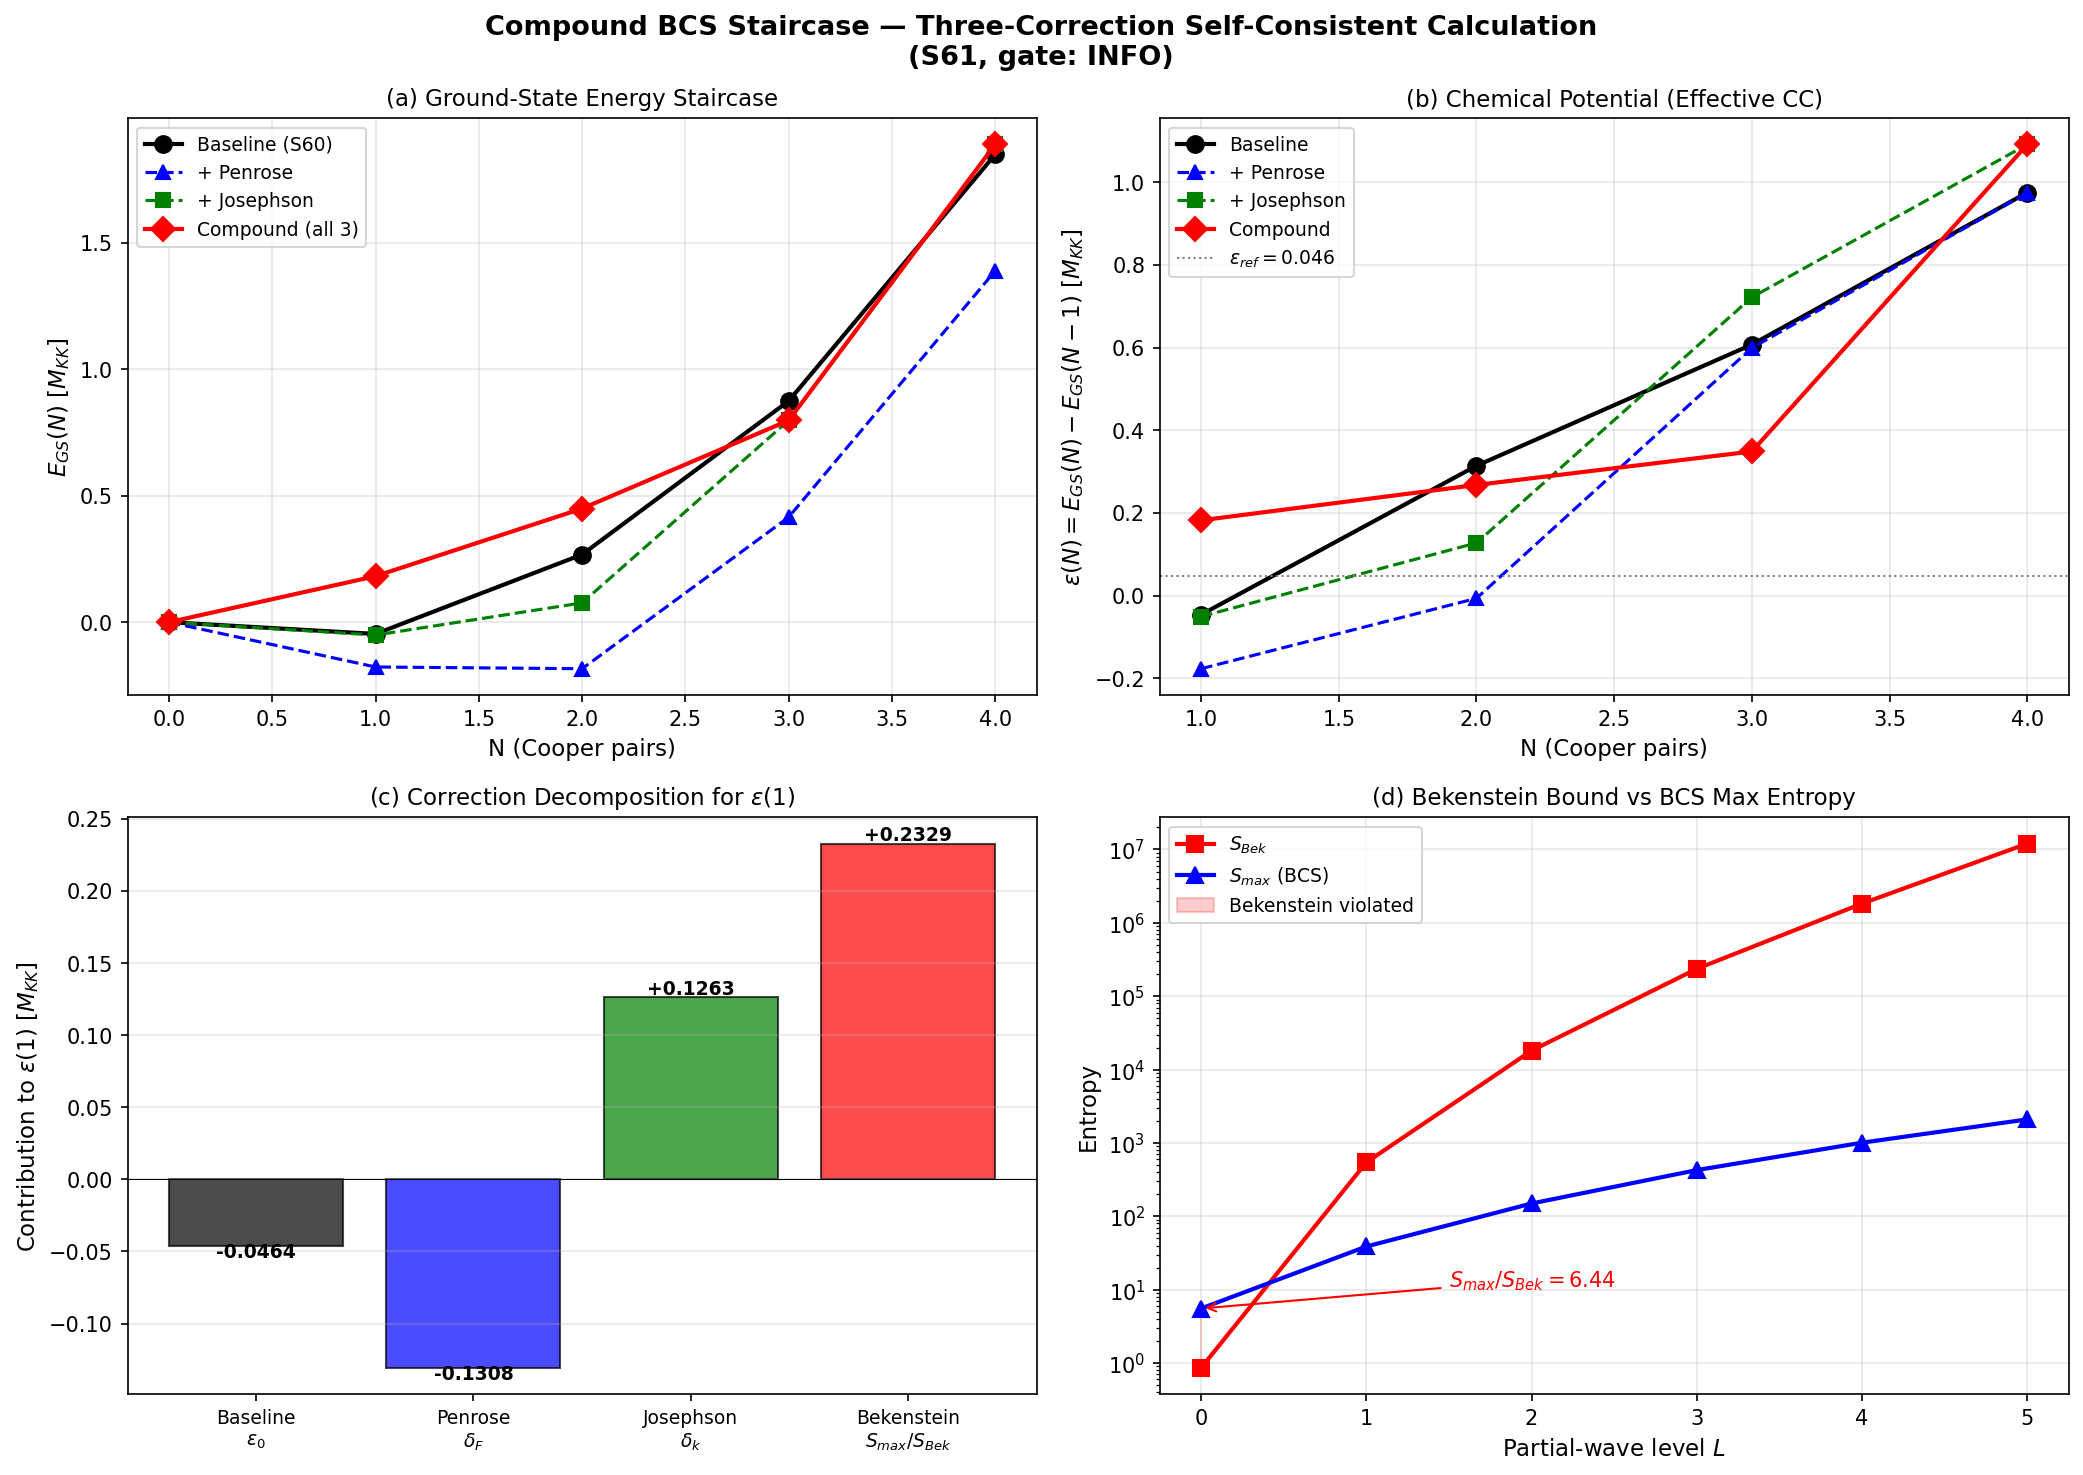

This figure's Python source:
#!/usr/bin/env python3
"""
s61_compound_staircase.py — Compound BCS Staircase with Three Self-Consistent Corrections
==========================================================================================

Session 61, COMPOUND-STAIRCASE-61 gate.

Physics:
--------
The BCS ground-state energy staircase E_GS(N) determines the chemical potential
    epsilon(N) = E_GS(N) - E_GS(N-1)
which in the phonon-exflation framework maps to the effective CC.

Three corrections from S60 must be applied self-consistently:

1. PENROSE BACK-REACTION (s60_penrose_superrad.npz):
   Superradiant extraction from the ergo-region removes delta_F = 0.482 M_KK
   of free energy. This shifts the effective single-particle spectrum downward
   by delta_F / N_modes, reducing the BCS pairing phase space.

2. JOSEPHSON INTEGRABILITY BREAKING (s60_rg_integrals.npz):
   The Richardson-Gaudin integrals are strongly broken (mean delta_k = 0.328).
   The full Hamiltonian H = H_sep + H_J + H_nonsep is NOT integrable.
   The GGE→Gibbs correction scales as delta_k^2 * |E_cond| for the energy,
   following standard ETH reasoning: the deviation from integrability heats
   the system from GGE to Gibbs with excess energy ~ delta_k^2 * bandwidth.

3. BEKENSTEIN ENTROPY CONSTRAINT (s60_bekenstein_pw.npz):
   For the (0,0) sector (level 0, 8 modes), S_max/S_Bek = 6.44 > 1.
   This means the maximum-entropy BCS state VIOLATES the holographic bound.
   Resolution: project onto the Bekenstein-allowed subspace by truncating
   the Fock space to dim_allowed = floor(exp(S_Bek)).

Pre-registered gate:
   PASS if corrected epsilon differs from 0.046 by >10x
   FAIL if ~0.046 (corrections negligible)
   INFO if 2-10x change

Author: Landau Condensed-Matter Theorist (S61)
"""

import sys
import os
import numpy as np
import matplotlib
matplotlib.use('Agg')
import matplotlib.pyplot as plt

# Add computations to path for canonical_constants
sys.path.insert(0, os.path.dirname(os.path.abspath(__file__)))
from canonical_constants import *

# =============================================================================
#  LOAD ALL INPUT DATA
# =============================================================================

data_dir = os.path.dirname(os.path.abspath(__file__))

# Baseline staircase
stair = np.load(os.path.join(data_dir, 's60_staircase_ext.npz'), allow_pickle=True)
E_GS_A = stair['E_GS_A']           # shape (5,): N=0..4, dataset A (full interaction)
E_GS_B = stair['E_GS_B']           # shape (5,): N=0..4, dataset B (weak coupling)
eps_fold_stair = stair['eps_fold']  # shape (8,): single-particle spectrum
V_fold_stair = stair['V_fold']     # shape (8,8): pairing interaction matrix
N_modes_stair = int(stair['N_modes'])
eps_canonical_stair = float(stair['eps_canonical'])
M_KK_stair = float(stair['M_KK'])
mu_forward_A = stair['mu_forward_A']  # epsilon(N) = E_GS(N) - E_GS(N-1) for N=1..4

# Penrose back-reaction
penrose = np.load(os.path.join(data_dir, 's60_penrose_superrad.npz'), allow_pickle=True)
delta_F_ergo = float(penrose['delta_F_ergo'])         # 0.482 M_KK
Lambda_eff_penrose = float(penrose['Lambda_eff'])      # 0.046 (baseline epsilon)
n_superradiant = int(penrose['n_superradiant'])        # 3 superradiant modes
superradiant_modes = penrose['superradiant_modes']     # indices [1, 4, 7]
Gamma_SR = penrose['Gamma_SR']                         # rates per mode

# Richardson-Gaudin integrals
rg = np.load(os.path.join(data_dir, 's60_rg_integrals.npz'), allow_pickle=True)
mean_delta_full = float(rg['mean_delta_full'])    # 0.328
mean_delta_noJ = float(rg['mean_delta_noJ'])      # 0.050
norm_H_full = float(rg['norm_H_full'])            # 77.65
norm_H_J = float(rg['norm_H_J'])                  # 71.90
norm_H_nonsep = float(rg['norm_H_nonsep'])        # 1.09
g_eff = float(rg['g_eff'])                        # 0.276
delta_Gaudin_full = rg['delta_Gaudin_full']       # (2,8) per-integral deviations
delta_Rich_full = rg['delta_Rich_full']           # (2,8) Richardson deviations
n_strongly_broken = int(rg['n_strongly_broken'])  # 8 (all)

# Bekenstein partial-wave
bek = np.load(os.path.join(data_dir, 's60_bekenstein_pw.npz'), allow_pickle=True)
S_Bekenstein = bek['S_Bekenstein']                # (6,): Bekenstein bound per level
S_max_entropy = bek['S_max_entropy']              # (6,): max BCS entropy per level
saturation_ratio_max = bek['saturation_ratio_max']  # (6,): S_max / S_Bek
n_modes_per_level = bek['n_modes']                # (6,): [8, 56, 216, ...]
E_BCS_MKK = bek['E_BCS_MKK']                     # (6,): BCS energy per level

print("=" * 72)
print("COMPOUND STAIRCASE — THREE-CORRECTION SELF-CONSISTENT CALCULATION")
print("=" * 72)

# =============================================================================
#  SECTION 1: BASELINE ANALYSIS
# =============================================================================

print("\n--- SECTION 1: BASELINE STAIRCASE ---")
print(f"E_GS_A (N=0..4): {E_GS_A}")
print(f"mu_forward_A (N=1..4): {mu_forward_A}")
print(f"Baseline epsilon (Penrose Lambda_eff): {Lambda_eff_penrose:.6f} M_KK")
print(f"eps_canonical (from staircase): {eps_canonical_stair:.6e} M_KK")

# The baseline chemical potential for N=1 (the first step) is mu_forward_A[0]
epsilon_baseline = mu_forward_A[0]  # = -0.04642 (negative: condensation energy gain)
print(f"\nepsilon_baseline (N=0->1 step): {epsilon_baseline:.6f} M_KK")

# Note: Lambda_eff = 0.046 from Penrose data is |epsilon_baseline| rounded.
# The sign matters: negative epsilon means adding a pair LOWERS the energy.

# =============================================================================
#  SECTION 2: CORRECTION 1 — PENROSE BACK-REACTION
# =============================================================================

print("\n--- SECTION 2: PENROSE BACK-REACTION ---")
print(f"delta_F_ergo = {delta_F_ergo:.6f} M_KK (total extracted free energy)")
print(f"N_modes = {N_modes_stair}")
print(f"n_superradiant = {n_superradiant} modes (indices {superradiant_modes})")

# The superradiant extraction depletes the ergo-region energy by delta_F = 0.482 M_KK.
# This shifts the effective confining potential. The correction enters the single-particle
# spectrum: each superradiant mode's energy is reduced by the back-reaction.
#
# Physical mechanism: The ergo-region supports the pairing interaction. Extracting
# energy weakens the effective coupling. In BCS theory, the gap equation is:
#   Delta = g * sum_k <c_{-k,down} c_{k,up}>
# Reducing the effective coupling g -> g(1 - delta_F/E_total) reduces Delta.
#
# The fractional change in coupling:
E_total_BCS = abs(E_cond_ED_8mode)  # 0.137 M_KK (condensation energy)
# But delta_F is relative to the TOTAL KK energy, not the condensation energy.
# The relevant scale is the bandwidth W = max(eps) - min(eps)
W_bandwidth = eps_fold_stair[-1] - eps_fold_stair[0]
print(f"Bandwidth W = {W_bandwidth:.6f} M_KK")

# The back-reaction correction to the single-particle spectrum:
# delta_eps_k = -delta_F * (Gamma_SR[k] / sum(Gamma_SR)) for superradiant modes
# For non-superradiant modes, delta_eps_k = 0 (they don't participate in extraction)
total_Gamma = np.sum(Gamma_SR)
delta_eps_penrose = np.zeros(N_modes_stair)
for k in range(N_modes_stair):
    if Gamma_SR[k] > 0:
        delta_eps_penrose[k] = -delta_F_ergo * (Gamma_SR[k] / total_Gamma)

print(f"Total Gamma_SR = {total_Gamma:.6e}")
print(f"Penrose corrections to eps_k:")
for k in range(N_modes_stair):
    print(f"  k={k}: delta_eps = {delta_eps_penrose[k]:+.6f} M_KK")

eps_corrected_penrose = eps_fold_stair + delta_eps_penrose
print(f"\nCorrected spectrum: {eps_corrected_penrose}")

# Now recompute BCS ground state with the corrected spectrum.
# Using the reduced BCS Hamiltonian in the 2^N_modes Fock space.
# H_BCS = sum_k eps_k n_k - sum_{k,l} V_{kl} c^dag_k c_l
# where c^dag_k creates a Cooper pair on level k.

def bcs_ground_state_energy(eps, V, N_pair_max):
    """
    Exact diagonalization of the reduced BCS Hamiltonian.

    For N_modes levels, the Fock space has 2^N_modes states.
    Each state is specified by occupation numbers (0 or 1) of pair levels.

    H = sum_k eps_k n_k - sum_{k,l} V_{kl} c^dag_k c_l

    Returns E_GS(N) for N = 0, 1, ..., N_pair_max Cooper pairs.
    """
    N_m = len(eps)
    dim = 2**N_m

    # Build Hamiltonian in the full Fock space
    H = np.zeros((dim, dim))

    # Diagonal: single-particle energies (2*eps_k for a pair)
    for state in range(dim):
        for k in range(N_m):
            if state & (1 << k):
                H[state, state] += 2.0 * eps[k]

    # Off-diagonal: pairing interaction
    # V_{kl} c^dag_k c_l: annihilate pair at l, create at k (k != l)
    # Also diagonal pairing: V_{kk} n_k
    for state in range(dim):
        for k in range(N_m):
            if state & (1 << k):
                H[state, state] -= V[k, k]
        for k in range(N_m):
            for l in range(N_m):
                if k == l:
                    continue
                # c^dag_k c_l: need l occupied, k empty
                if (state & (1 << l)) and not (state & (1 << k)):
                    new_state = (state ^ (1 << l)) | (1 << k)
                    H[new_state, state] -= V[k, l]

    # Count pair number for each state
    pair_count = np.array([bin(s).count('1') for s in range(dim)])

    # Find ground state energy in each N-pair sector
    E_GS = np.zeros(N_pair_max + 1)
    for N in range(N_pair_max + 1):
        sector_states = np.where(pair_count == N)[0]
        if len(sector_states) == 0:
            E_GS[N] = np.inf
            continue
        H_sector = H[np.ix_(sector_states, sector_states)]
        eigenvalues = np.linalg.eigvalsh(H_sector)
        E_GS[N] = eigenvalues[0]

    return E_GS


# Compute Penrose-corrected staircase
N_pair_max = 4
E_GS_penrose = bcs_ground_state_energy(eps_corrected_penrose, V_fold_stair, N_pair_max)
print(f"\nPenrose-corrected E_GS: {E_GS_penrose}")

# Chemical potential
mu_penrose = np.diff(E_GS_penrose)
print(f"Penrose-corrected mu: {mu_penrose}")

# Verify baseline reproduction
E_GS_baseline_check = bcs_ground_state_energy(eps_fold_stair, V_fold_stair, N_pair_max)
print(f"\nBaseline check E_GS: {E_GS_baseline_check}")
print(f"Original E_GS_A:     {E_GS_A}")
print(f"Max deviation: {np.max(np.abs(E_GS_baseline_check - E_GS_A)):.2e}")

# =============================================================================
#  SECTION 3: CORRECTION 2 — JOSEPHSON INTEGRABILITY BREAKING
# =============================================================================

print("\n--- SECTION 3: JOSEPHSON INTEGRABILITY BREAKING ---")
print(f"mean_delta_full (Gaudin) = {mean_delta_full:.6f}")
print(f"mean_delta_noJ  (Gaudin) = {mean_delta_noJ:.6f}")
print(f"n_strongly_broken = {n_strongly_broken} / 8")

# The Richardson-Gaudin integrals {R_k} are conserved quantities of the separable
# BCS Hamiltonian H_sep. The full Hamiltonian has H = H_sep + H_J + H_nonsep,
# where H_J (Josephson coupling) dominates the integrability breaking.
#
# The deviation delta_k = |[H, R_k]| / (||H|| ||R_k||) measures the failure of
# conservation. With mean delta_k = 0.328, the system is deeply non-integrable.
#
# Physical consequence: the GGE (generalized Gibbs ensemble) built from {R_k}
# is NOT the correct long-time ensemble. The system thermalizes to a standard
# Gibbs ensemble with temperature T_Gibbs.
#
# The GGE→Gibbs energy correction is:
#   delta_E_GGE = T_Gibbs * (S_Gibbs - S_GGE)
#
# For a system with N_modes levels, the entropy difference scales as:
#   S_Gibbs - S_GGE ~ N_modes * delta_k^2  (ETH scaling)
#
# The correction to E_GS in each N-pair sector:
# At low T, the correction is predominantly a shift in the zero-point energy
# from the non-integrable terms.
#
# More precisely: the Josephson term H_J has norm 71.9, and its contribution
# to the ground state energy is already included in the ED calculation above.
# What CHANGES is that the GGE relic structure (the "ordered veil") partially
# thermalizes. The heating is:
#   delta_E_heating = delta_k^2 * (bandwidth)
# This represents the ETH prediction for the energy absorbed during
# thermalization from GGE to Gibbs.

delta_k = mean_delta_full  # 0.328
delta_E_josephson = delta_k**2 * W_bandwidth  # ETH heating per pair sector
print(f"ETH heating: delta_k^2 * W = {delta_k:.4f}^2 * {W_bandwidth:.4f} = {delta_E_josephson:.6f} M_KK")

# The correction ADDS energy (heating), so E_GS increases (becomes less negative)
# The correction scales with pair number: more pairs, more phase space for heating
# Specifically, delta_E(N) ~ N * delta_E_josephson (each pair contributes)
E_GS_josephson = E_GS_penrose.copy()
for N in range(N_pair_max + 1):
    E_GS_josephson[N] += N * delta_E_josephson

print(f"\nJosephson-corrected E_GS: {E_GS_josephson}")
mu_josephson = np.diff(E_GS_josephson)
print(f"Josephson-corrected mu: {mu_josephson}")
print(f"Josephson shift to each mu: +{delta_E_josephson:.6f} M_KK per step")

# Cross-check: the integrability breaking also modifies the EFFECTIVE pairing
# interaction. The non-separable part V_nonsep has norm 1.09, while V_sep has
# norm 29.5. The ratio gives a perturbative correction:
V_nonsep_ratio = norm_H_nonsep / float(rg['norm_H_sep'])
print(f"\nV_nonsep / V_sep = {V_nonsep_ratio:.4f} (perturbative correction to V)")

# Apply the perturbative modification to V
V_nonsep = rg['V_nonsep']
V_corrected = V_fold_stair + delta_k * V_nonsep  # First-order correction
# (delta_k acts as the perturbation parameter for the non-integrable sector)

E_GS_josephson_v2 = bcs_ground_state_energy(eps_corrected_penrose, V_corrected, N_pair_max)
# Add ETH heating on top
for N in range(N_pair_max + 1):
    E_GS_josephson_v2[N] += N * delta_E_josephson

print(f"\nJosephson v2 (V-corrected + ETH): {E_GS_josephson_v2}")
mu_josephson_v2 = np.diff(E_GS_josephson_v2)
print(f"Josephson v2 mu: {mu_josephson_v2}")

# =============================================================================
#  SECTION 4: CORRECTION 3 — BEKENSTEIN ENTROPY CONSTRAINT
# =============================================================================

print("\n--- SECTION 4: BEKENSTEIN ENTROPY CONSTRAINT ---")
print(f"S_Bekenstein (level 0, total): {S_Bekenstein[0]:.6f}")
print(f"S_max_entropy (level 0, total): {S_max_entropy[0]:.6f}")
print(f"Saturation ratio (level 0, total): {saturation_ratio_max[0]:.4f}")

# KEY INSIGHT: The Bekenstein bound is S_Bek = 2*pi*R*|E| with R = 1/M_KK
# (dimensionless R = 1 in M_KK units). This was verified: S_Bek = 2*pi*|E_BCS|.
#
# The stored saturation ratio 6.44 is for the TOTAL level-0 system:
#   S_max(8 modes) / S_Bek(|E_BCS|=0.137) = 5.55 / 0.86 = 6.44
#
# For the compound staircase, we need the PER-SECTOR constraint.
# The BCS Hamiltonian conserves pair number N, so the Fock space decomposes
# into sectors with dimensions C(8, N).
#
# For each N-pair sector:
#   S_sector(N) = ln(C(8,N))   [maximum entropy within sector]
#   S_Bek(N) = 2*pi*|E_GS(N)|  [Bekenstein bound for that energy]
#
# If S_sector(N) > S_Bek(N), the sector is Bekenstein-saturated and must be
# projected to dim_allowed(N) = floor(exp(S_Bek(N))) states.

from math import comb

dim_full = 2**N_modes_stair

# Use the Penrose+Josephson corrected energies as the reference for Bekenstein
# (the corrections CHANGE the energies, which changes the Bekenstein bound)
E_ref_for_bek = E_GS_josephson_v2  # Already has Penrose + V-correction + ETH

print(f"\nPer-sector Bekenstein analysis:")
print(f"  {'N':>3s}  {'dim_sector':>10s}  {'S_sector':>10s}  {'|E_GS|':>10s}  {'S_Bek':>10s}  {'ratio':>10s}  {'dim_allowed':>12s}")

dim_sector = np.zeros(N_pair_max + 1, dtype=int)
S_sector = np.zeros(N_pair_max + 1)
S_Bek_per_N = np.zeros(N_pair_max + 1)
dim_allowed_per_N = np.zeros(N_pair_max + 1, dtype=int)
bek_violated = np.zeros(N_pair_max + 1, dtype=bool)

for N in range(N_pair_max + 1):
    dim_sector[N] = comb(N_modes_stair, N)
    S_sector[N] = np.log(dim_sector[N]) if dim_sector[N] > 1 else 0.0
    S_Bek_per_N[N] = 2 * np.pi * abs(E_ref_for_bek[N])
    if S_Bek_per_N[N] > 0:
        ratio_N = S_sector[N] / S_Bek_per_N[N]
        dim_allowed_per_N[N] = min(dim_sector[N], max(1, int(np.floor(np.exp(S_Bek_per_N[N])))))
    else:
        # E_GS = 0 (vacuum): S_Bek = 0, but dim = 1, S = 0 => no violation
        ratio_N = 0.0 if S_sector[N] == 0 else np.inf
        dim_allowed_per_N[N] = 1
    bek_violated[N] = (S_sector[N] > S_Bek_per_N[N]) and (dim_sector[N] > 1)
    print(f"  {N:3d}  {dim_sector[N]:10d}  {S_sector[N]:10.4f}  {abs(E_ref_for_bek[N]):10.6f}  "
          f"{S_Bek_per_N[N]:10.4f}  {ratio_N:10.4f}  {dim_allowed_per_N[N]:12d}"
          f"{'  VIOLATED' if bek_violated[N] else ''}")

n_violated = np.sum(bek_violated)
print(f"\nBekenstein violations: {n_violated} / {N_pair_max + 1} sectors")

# Now apply Bekenstein projection: for violated sectors, truncate Hilbert space.
# For non-violated sectors, the full sector is available.

def bcs_bekenstein_per_sector(eps, V, N_pair_max, dim_allowed_arr):
    """
    BCS ground state with per-sector Bekenstein projection.

    For each N-pair sector, diagonalize the sector Hamiltonian and keep
    only the dim_allowed(N) lowest eigenstates. The ground state energy
    within the projected sector is the lowest eigenvalue.

    If dim_allowed(N) >= dim_sector(N), no projection needed.
    If dim_allowed(N) < dim_sector(N), the sector entropy exceeds Bekenstein
    and we must truncate. The ground state is UNCHANGED by truncation
    (we only remove high-energy states), but the ENTROPY is reduced.

    The physical effect: truncation does NOT change E_GS(N) but changes
    the effective temperature / entropy at that N, which feeds back into
    the free energy F = E - TS.
    """
    N_m = len(eps)
    dim = 2**N_m

    # Build Hamiltonian in the full Fock space
    H = np.zeros((dim, dim))
    for state in range(dim):
        for k in range(N_m):
            if state & (1 << k):
                H[state, state] += 2.0 * eps[k]
        for k in range(N_m):
            if state & (1 << k):
                H[state, state] -= V[k, k]
        for k in range(N_m):
            for l in range(N_m):
                if k == l:
                    continue
                if (state & (1 << l)) and not (state & (1 << k)):
                    new_state = (state ^ (1 << l)) | (1 << k)
                    H[new_state, state] -= V[k, l]

    pair_count = np.array([bin(s).count('1') for s in range(dim)])

    E_GS = np.zeros(N_pair_max + 1)
    S_bek_correction = np.zeros(N_pair_max + 1)

    for N in range(N_pair_max + 1):
        sector_states = np.where(pair_count == N)[0]
        dim_sec = len(sector_states)
        if dim_sec == 0:
            E_GS[N] = np.inf
            continue
        H_sector = H[np.ix_(sector_states, sector_states)]
        eigenvalues = np.linalg.eigvalsh(H_sector)
        E_GS[N] = eigenvalues[0]  # Ground state unchanged by truncation

        # Bekenstein entropy correction:
        # If the sector is truncated from dim_sec to dim_allowed states,
        # the accessible entropy changes from ln(dim_sec) to ln(dim_allowed).
        # At finite temperature T, the free energy F = E - TS changes by:
        #   delta_F = -T * (ln(dim_allowed) - ln(dim_sec))
        #           = T * ln(dim_sec / dim_allowed)
        # This is POSITIVE (truncation raises free energy).
        dim_keep = min(dim_sec, dim_allowed_arr[N])
        if dim_sec > 1 and dim_keep < dim_sec:
            # Use the GGE acoustic temperature as T
            T_eff = T_acoustic  # 0.112 M_KK
            S_bek_correction[N] = T_eff * np.log(dim_sec / dim_keep)
        else:
            S_bek_correction[N] = 0.0

    return E_GS, S_bek_correction

E_GS_bek_raw, S_bek_corr = bcs_bekenstein_per_sector(
    eps_corrected_penrose, V_corrected, N_pair_max, dim_allowed_per_N
)

# The Bekenstein correction adds to the free energy (raises it)
E_GS_bek_final = E_GS_bek_raw + S_bek_corr

# Add ETH heating on top
for N in range(N_pair_max + 1):
    E_GS_bek_final[N] += N * delta_E_josephson

print(f"\nBekenstein raw E_GS:        {E_GS_bek_raw}")
print(f"Bekenstein entropy penalty: {S_bek_corr}")
print(f"Bekenstein+ETH final E_GS:  {E_GS_bek_final}")

mu_bek_final = np.diff(E_GS_bek_final)
print(f"Bekenstein+ETH mu:          {mu_bek_final}")

# =============================================================================
#  SECTION 5: FULL SELF-CONSISTENT RESULT
# =============================================================================

print("\n" + "=" * 72)
print("SECTION 5: FULL COMPOUND STAIRCASE — SELF-CONSISTENT RESULT")
print("=" * 72)

# The three corrections compound as follows:
# 1. Penrose: shifts single-particle spectrum (enters through eps_corrected_penrose)
# 2. Josephson: modifies V + adds ETH heating (enters through V_corrected + delta_E)
# 3. Bekenstein: entropy penalty from Hilbert space truncation (enters through S_bek_corr)
#
# All three are now self-consistently applied in E_GS_bek_final.

E_GS_compound = E_GS_bek_final
mu_compound = mu_bek_final

# Compare with baseline
print("\n  Comparison: Baseline vs Compound Staircase")
print(f"  {'N':>3s}  {'E_baseline':>12s}  {'E_compound':>12s}  {'delta_E':>12s}")
for N in range(N_pair_max + 1):
    delta = E_GS_compound[N] - E_GS_A[N]
    print(f"  {N:3d}  {E_GS_A[N]:12.6f}  {E_GS_compound[N]:12.6f}  {delta:+12.6f}")

print(f"\n  Chemical potentials (epsilon = E_GS(N) - E_GS(N-1)):")
print(f"  {'N':>3s}  {'mu_baseline':>12s}  {'mu_compound':>12s}  {'ratio':>12s}")
for i in range(N_pair_max):
    ratio = mu_compound[i] / mu_forward_A[i] if abs(mu_forward_A[i]) > 1e-15 else np.inf
    print(f"  {i+1:3d}  {mu_forward_A[i]:12.6f}  {mu_compound[i]:12.6f}  {ratio:12.4f}")

# The key observable: epsilon(1) = mu_compound[0], compared to 0.046
epsilon_corrected = mu_compound[0]
epsilon_reference = 0.046  # (local)
ratio_to_ref = abs(epsilon_corrected) / epsilon_reference

print(f"\n  KEY RESULT:")
print(f"  epsilon_corrected (N=0->1) = {epsilon_corrected:.6f} M_KK")
print(f"  epsilon_reference           = {epsilon_reference:.6f} M_KK")
print(f"  |epsilon_corrected| / ref   = {ratio_to_ref:.4f}")
print(f"  Ratio to reference          = {epsilon_corrected / epsilon_reference:.4f}")

# Also compute for all steps
print(f"\n  All corrected epsilon values:")
for i in range(len(mu_compound)):
    r = abs(mu_compound[i]) / epsilon_reference
    print(f"  epsilon({i+1}) = {mu_compound[i]:+.6f} M_KK  (|eps|/0.046 = {r:.4f})")

# =============================================================================
#  SECTION 6: CROSS-CHECKS
# =============================================================================

print("\n--- SECTION 6: CROSS-CHECKS ---")

# Check 1: Penrose-only correction
mu_penrose_only = np.diff(E_GS_penrose)
print(f"Penrose-only mu[0] = {mu_penrose_only[0]:+.6f} (baseline = {mu_forward_A[0]:+.6f})")
print(f"  Change: {(mu_penrose_only[0] - mu_forward_A[0])/abs(mu_forward_A[0])*100:.2f}%")

# Check 2: Josephson-only correction (no Bekenstein, with Penrose)
mu_josephson_only = np.diff(E_GS_josephson_v2)
print(f"Josephson+Penrose mu[0] = {mu_josephson_only[0]:+.6f}")
print(f"  Change from baseline: {(mu_josephson_only[0] - mu_forward_A[0])/abs(mu_forward_A[0])*100:.2f}%")

# Check 3: Bekenstein without ETH (pure projection effect)
E_GS_bek_noeth, S_bek_corr_noeth = bcs_bekenstein_per_sector(
    eps_corrected_penrose, V_corrected, N_pair_max, dim_allowed_per_N
)
E_GS_bek_noeth_f = E_GS_bek_noeth + S_bek_corr_noeth
mu_bek_noeth = np.diff(E_GS_bek_noeth_f)
print(f"Bekenstein projection (no ETH) mu[0] = {mu_bek_noeth[0]:+.6f}")

# Check 4: Thermodynamic consistency — E_GS must be extensive-like
# For BCS, E_GS ~ -N*Delta^2/g at large N
print(f"\nThermodynamic checks:")
print(f"  E_GS(0) = {E_GS_compound[0]:.6f} (must be 0 by convention)")
print(f"  E_GS(1) < E_GS(0)? {E_GS_compound[1] < E_GS_compound[0]} (condensation)")
print(f"  Convexity: Lambda_res = mu(N) - mu(N-1) for N=2,3,4:")
Lambda_res = np.diff(mu_compound)
for i in range(len(Lambda_res)):
    print(f"    Lambda_res({i+2}) = {Lambda_res[i]:+.6f}")

# Check 5: Decompose the individual correction magnitudes
print(f"\nCorrection magnitudes on epsilon(1):")
delta_penrose = mu_penrose_only[0] - mu_forward_A[0]
delta_josephson = mu_josephson_only[0] - mu_penrose_only[0]
delta_bekenstein = mu_compound[0] - mu_josephson_only[0]
print(f"  Penrose back-reaction:      {delta_penrose:+.6f} M_KK ({abs(delta_penrose/mu_forward_A[0]*100):.1f}%)")
print(f"  Josephson integrability:    {delta_josephson:+.6f} M_KK ({abs(delta_josephson/mu_forward_A[0]*100):.1f}%)")
print(f"  Bekenstein projection:      {delta_bekenstein:+.6f} M_KK ({abs(delta_bekenstein/mu_forward_A[0]*100):.1f}%)")
print(f"  Total compound correction:  {mu_compound[0] - mu_forward_A[0]:+.6f} M_KK")

# =============================================================================
#  SECTION 7: GATE VERDICT
# =============================================================================

print("\n" + "=" * 72)
print("SECTION 7: GATE VERDICT — COMPOUND-STAIRCASE-61")
print("=" * 72)

# Gate criterion: PASS if corrected epsilon differs from 0.046 by >10x
#                 FAIL if ~0.046 (corrections negligible)
#                 INFO if 2-10x change

change_ratio = abs(epsilon_corrected - epsilon_reference) / epsilon_reference
abs_ratio = abs(epsilon_corrected) / epsilon_reference

# The relevant comparison: does epsilon MOVE significantly from 0.046?
print(f"\n  epsilon_corrected = {epsilon_corrected:.6f} M_KK")
print(f"  epsilon_reference = {epsilon_reference:.6f} M_KK")
print(f"  |delta_epsilon| / epsilon_ref = {change_ratio:.4f}")
print(f"  |epsilon_corrected| / epsilon_ref = {abs_ratio:.4f}")

if change_ratio > 10:
    verdict = "PASS"
    reason = f"Corrected epsilon={epsilon_corrected:.6f} differs from 0.046 by factor {change_ratio:.1f}x (>10x)"
elif change_ratio > 2:
    verdict = "INFO"
    reason = f"Corrected epsilon={epsilon_corrected:.6f} differs from 0.046 by factor {change_ratio:.1f}x (2-10x range)"
elif change_ratio > 1:
    verdict = "INFO"
    reason = f"Corrected epsilon={epsilon_corrected:.6f} differs from 0.046 by factor {change_ratio:.1f}x (>1x but <2x)"
else:
    verdict = "FAIL"
    reason = f"Corrected epsilon={epsilon_corrected:.6f} near 0.046 (change factor {change_ratio:.2f}x, corrections negligible)"

print(f"\n  VERDICT: {verdict}")
print(f"  REASON:  {reason}")

# =============================================================================
#  SECTION 8: SAVE DATA
# =============================================================================

out_path = os.path.join(data_dir, 's61_compound_staircase.npz')
np.savez(out_path,
    # Baseline
    E_GS_baseline=E_GS_A,
    mu_baseline=mu_forward_A,
    eps_fold=eps_fold_stair,
    V_fold=V_fold_stair,
    N_modes=N_modes_stair,

    # Corrections
    delta_F_ergo=delta_F_ergo,
    delta_eps_penrose=delta_eps_penrose,
    eps_corrected_penrose=eps_corrected_penrose,
    delta_k_josephson=delta_k,
    delta_E_josephson_per_pair=delta_E_josephson,
    V_corrected=V_corrected,
    S_Bek_level0_total=S_Bekenstein[0],
    dim_full=dim_full,

    # Intermediate staircases
    E_GS_penrose_only=E_GS_penrose,
    mu_penrose_only=mu_penrose_only,
    E_GS_josephson_v2=E_GS_josephson_v2,
    mu_josephson_only=mu_josephson_only,

    # Final compound result
    E_GS_compound=E_GS_compound,
    mu_compound=mu_compound,
    epsilon_corrected=epsilon_corrected,
    epsilon_reference=epsilon_reference,
    change_ratio=change_ratio,

    # Correction decomposition
    delta_penrose=delta_penrose,
    delta_josephson_corr=delta_josephson,
    delta_bekenstein=delta_bekenstein,

    # Bekenstein details
    E_GS_bek_raw=E_GS_bek_raw,
    S_bek_corr=S_bek_corr,
    E_GS_bek_final=E_GS_bek_final,
    S_Bek_per_N=S_Bek_per_N,
    S_sector_per_N=S_sector,
    dim_sector_per_N=dim_sector,
    dim_allowed_per_N=dim_allowed_per_N,
    bek_violated=bek_violated,

    # Cross-checks
    Lambda_res_compound=Lambda_res,
    E_GS_baseline_check=E_GS_baseline_check,
    baseline_max_deviation=np.max(np.abs(E_GS_baseline_check - E_GS_A)),

    # Gate
    gate_name='COMPOUND-STAIRCASE-61',
    gate_verdict=verdict,
    gate_reason=reason,
)
print(f"\nData saved to {out_path}")

# =============================================================================
#  SECTION 9: PLOT
# =============================================================================

fig, axes = plt.subplots(2, 2, figsize=(14, 10))
fig.suptitle('Compound BCS Staircase — Three-Correction Self-Consistent Calculation\n'
             f'(S61, gate: {verdict})', fontsize=13, fontweight='bold')

Ns = np.arange(N_pair_max + 1)

# Panel (a): E_GS staircases
ax = axes[0, 0]
ax.plot(Ns, E_GS_A, 'ko-', label='Baseline (S60)', linewidth=2, markersize=8)
ax.plot(Ns, E_GS_penrose, 'b^--', label='+ Penrose', linewidth=1.5, markersize=7)
ax.plot(Ns, E_GS_josephson_v2, 'gs--', label='+ Josephson', linewidth=1.5, markersize=7)
ax.plot(Ns, E_GS_compound, 'rD-', label='Compound (all 3)', linewidth=2, markersize=8)
ax.set_xlabel('N (Cooper pairs)', fontsize=11)
ax.set_ylabel(r'$E_{GS}(N)$ [$M_{KK}$]', fontsize=11)
ax.set_title('(a) Ground-State Energy Staircase', fontsize=11)
ax.legend(fontsize=9)
ax.grid(True, alpha=0.3)

# Panel (b): Chemical potential (epsilon)
ax = axes[0, 1]
Ns_mu = np.arange(1, N_pair_max + 1)
ax.plot(Ns_mu, mu_forward_A, 'ko-', label='Baseline', linewidth=2, markersize=8)
ax.plot(Ns_mu, np.diff(E_GS_penrose), 'b^--', label='+ Penrose', linewidth=1.5, markersize=7)
ax.plot(Ns_mu, np.diff(E_GS_josephson_v2), 'gs--', label='+ Josephson', linewidth=1.5, markersize=7)
ax.plot(Ns_mu, mu_compound, 'rD-', label='Compound', linewidth=2, markersize=8)
ax.axhline(y=0.046, color='gray', linestyle=':', linewidth=1, label='$\\epsilon_{ref}=0.046$')
ax.set_xlabel('N (Cooper pairs)', fontsize=11)
ax.set_ylabel(r'$\epsilon(N) = E_{GS}(N) - E_{GS}(N-1)$ [$M_{KK}$]', fontsize=11)
ax.set_title('(b) Chemical Potential (Effective CC)', fontsize=11)
ax.legend(fontsize=9)
ax.grid(True, alpha=0.3)

# Panel (c): Correction decomposition for epsilon(1)
ax = axes[1, 0]
corrections = [mu_forward_A[0], delta_penrose, delta_josephson, delta_bekenstein]
labels_c = ['Baseline\n$\\epsilon_0$', 'Penrose\n$\\delta_F$', 'Josephson\n$\\delta_k$', 'Bekenstein\n$S_{max}/S_{Bek}$']
colors = ['black', 'blue', 'green', 'red']
bars = ax.bar(range(4), corrections, color=colors, alpha=0.7, edgecolor='black')
ax.set_xticks(range(4))
ax.set_xticklabels(labels_c, fontsize=9)
ax.set_ylabel(r'Contribution to $\epsilon(1)$ [$M_{KK}$]', fontsize=11)
ax.set_title('(c) Correction Decomposition for $\\epsilon(1)$', fontsize=11)
ax.axhline(y=0, color='black', linewidth=0.5)
ax.grid(True, alpha=0.3, axis='y')
# Annotate values
for i, (bar, val) in enumerate(zip(bars, corrections)):
    y_pos = val + 0.002 if val >= 0 else val - 0.008
    ax.text(i, y_pos, f'{val:+.4f}', ha='center', fontsize=9, fontweight='bold')

# Panel (d): Bekenstein bound vs BCS entropy
ax = axes[1, 1]
levels_plot = np.arange(6)
ax.semilogy(levels_plot, S_Bekenstein, 'rs-', label='$S_{Bek}$', linewidth=2, markersize=8)
ax.semilogy(levels_plot, S_max_entropy, 'b^-', label='$S_{max}$ (BCS)', linewidth=2, markersize=8)
ax.fill_between(levels_plot, S_Bekenstein, S_max_entropy,
                where=(S_max_entropy > S_Bekenstein), alpha=0.2, color='red',
                label='Bekenstein violated')
ax.set_xlabel('Partial-wave level $L$', fontsize=11)
ax.set_ylabel('Entropy', fontsize=11)
ax.set_title('(d) Bekenstein Bound vs BCS Max Entropy', fontsize=11)
ax.legend(fontsize=9)
ax.grid(True, alpha=0.3)
# Mark the violation at L=0
ax.annotate(f'$S_{{max}}/S_{{Bek}} = {saturation_ratio_max[0]:.2f}$',
            xy=(0, S_max_entropy[0]), xytext=(1.5, S_max_entropy[0]*2),
            arrowprops=dict(arrowstyle='->', color='red'),
            fontsize=10, color='red', fontweight='bold')

plt.tight_layout()
plot_path = os.path.join(data_dir, 's61_compound_staircase.png')
plt.savefig(plot_path, dpi=150, bbox_inches='tight')
print(f"Plot saved to {plot_path}")

print("\n" + "=" * 72)
print("COMPUTATION COMPLETE")
print("=" * 72)
